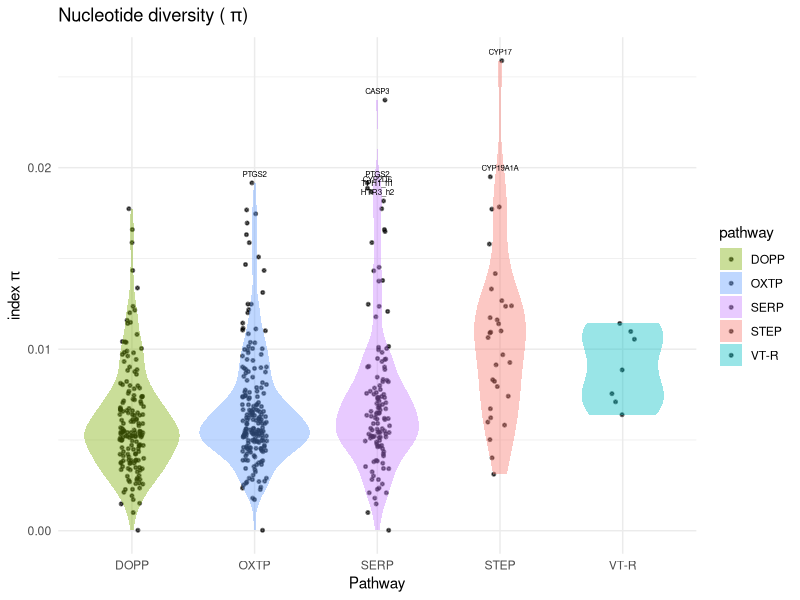
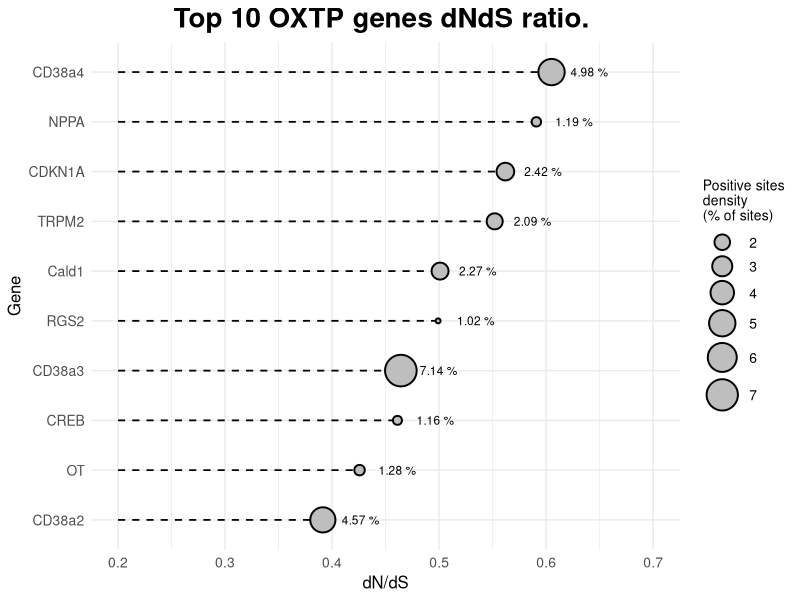
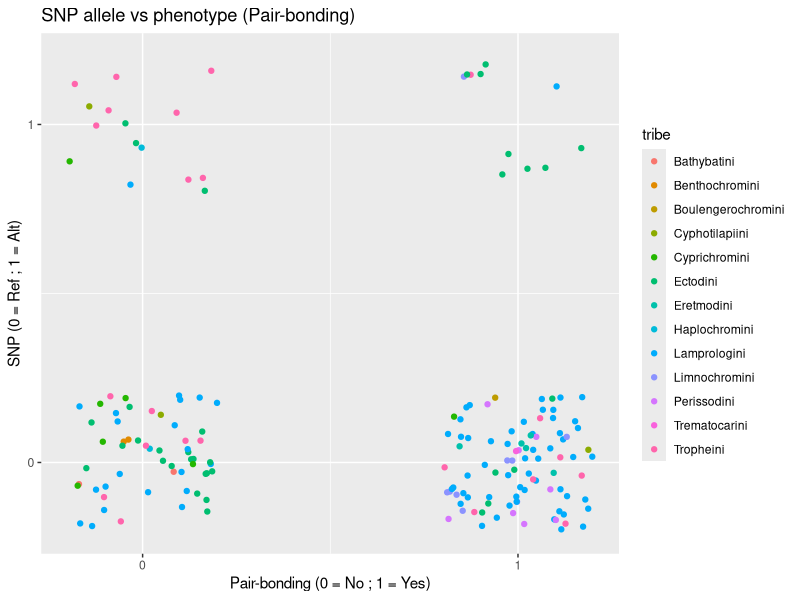

Source code (R) for these figures, in order:
## ---- chunk 1
knitr::opts_chunk$set(echo = TRUE)
## ---- chunk 2
pathways <- read.table(file = "datasets/dataset_overview_pathways.txt", sep = "\t", header = T, stringsAsFactors = T)
## ---- chunk 3
str(pathways)
## ---- chunk 4
summary(pathways)
## ---- chunk 5
library("ggplot2", verbose = F)
library("dplyr", verbose = F)
# Load data
pathgen <- read.csv("datasets/dataset_overview_genes.txt", sep = "\t", header = T)
# Select column to plot
colnames(pathgen)
column_pl <- "nucl_div"
# Group by pathway
pg_by_pway <- group_by(pathgen, pathway)
# Remove NAs for the column of interest
pg_na <- pg_by_pway[!(is.na(paste("dfg$", column_pl, sep = ""))), ]
# Violin plot variable
colors_pways <- c("STEP" = "#F8766D", "DOPP" = "#7CAE00", "VT-R" = "#00BFC4", "SERP" = "#C77CFF", "OXTP" = "#619CFF") # Assign a color to each pathway
plot_pi <- ggplot(pg_na, aes(x=pathway, y=nucl_div, fill=pathway)) +
  geom_point(aes(color=pathway), position=position_jitter(width=0.1), size=0.5, alpha=0.6, stroke = 0.9, color = "black") +
  scale_fill_manual(values = colors_pways, ) +
  scale_color_manual(values = colors_pways) +
  geom_violin(alpha = 0.4, color = "transparent")+
  geom_text(data = subset(pg_na, nucl_div > 0.018), aes(label = gene), vjust = -1, size = 2) + # Label filter points
  theme_minimal()+
  labs(x="Pathway", y="index"~pi*"")+
  ggtitle("Nucleotide diversity ("~pi*")")
# Display plot
plot_pi
# Summary statistics of each pathway
by(pg_na$nucl_div, pg_na$pathway, summary)
## ---- chunk 6
library("ggplot2", verbose = F)
library("dplyr", verbose = F)
df_top10 <- read.csv("datasets/oxtp_FEL_dNdS.txt", header = T, sep = "\t")
#Rename columns and select the ones required
colnames(df_top10) <- c("gene", "dNdS", "pos_sites", "total_sites", "site_density")
df_top10_f <-df_top10[1:10,]
df_top10_f <- select(df_top10_f, c(gene, dNdS, site_density))
df_top10_f$site_density <- round(df_top10_f$site_density, round(2)) # Round to 2 decimals

#Order by w value
df_s <- df_top10_f[order(df_top10_f$dNdS, decreasing = T), ]
gene_order = c(df_s$gene)
df_top10_f$gene <- factor(df_top10_f$gene, levels = rev(gene_order))

#Plot
dNdS_top10 <- ggplot(df_top10_f, aes(x = gene, y = dNdS)) +
  geom_segment(aes(x = gene, xend = gene, y = 0.2, yend = dNdS), linetype=2, color = "black", linewidth = 0.6) +
  geom_point(aes(size = site_density), fill = "gray", color = "black", shape = 21, alpha = 1, stroke = 1) +
  geom_text(aes(label = paste(site_density, " %", sep = "")), size = 3, color = "black", hjust = -0.5) +
  scale_size(range = c(1, 10)) +
  labs(title = "Top 10 OXTP genes dNdS ratio. ",
       x = "Gene",
       y = "dN/dS",
       size = "Positive sites\ndensity\n(% of sites)") +
  ylim(0.2, 0.7) +
  theme_minimal() +
  theme(plot.title = element_text(hjust = 0.5, size = 20, face = "bold"),
        axis.title = element_text(size = 12),
        axis.text = element_text(size = 10),
        legend.title = element_text(size = 10),
        legend.text = element_text(size = 10)) + 
  coord_flip()

dNdS_top10
# Summary
summary(df_top10_f)
## ---- chunk 7
library("ggplot2", verbose = F)
library("dplyr", verbose = F)

df <- read.csv("datasets/EGFR_19907494_PB_BT.txt", sep = "\t")
df2 <- read.csv("datasets/spp-tribe.txt", sep = "\t")

colnames(df) <- c("spp", "PB", "SNP")

# Merge the 2 data frames to link species and tribes
df_final <- inner_join(df, df2, by="spp")

#Plot
SNP_vs_PB <- ggplot(df_final, aes(x = PB, y = SNP, color = tribe)) +
  geom_point(position=position_jitter(width=0.2, height = 0.2)) +
  scale_x_continuous(breaks = c(0, 1), limits = c(-0.2, 1.2)) +
  scale_y_continuous(breaks = c(0, 1), limits = c(-0.2, 1.2)) +
  labs(title = "SNP allele vs phenotype (Pair-bonding)",
       x = "Pair-bonding (0 = No ; 1 = Yes)",
       y = "SNP (0 = Ref ; 1 = Alt)")

SNP_vs_PB
